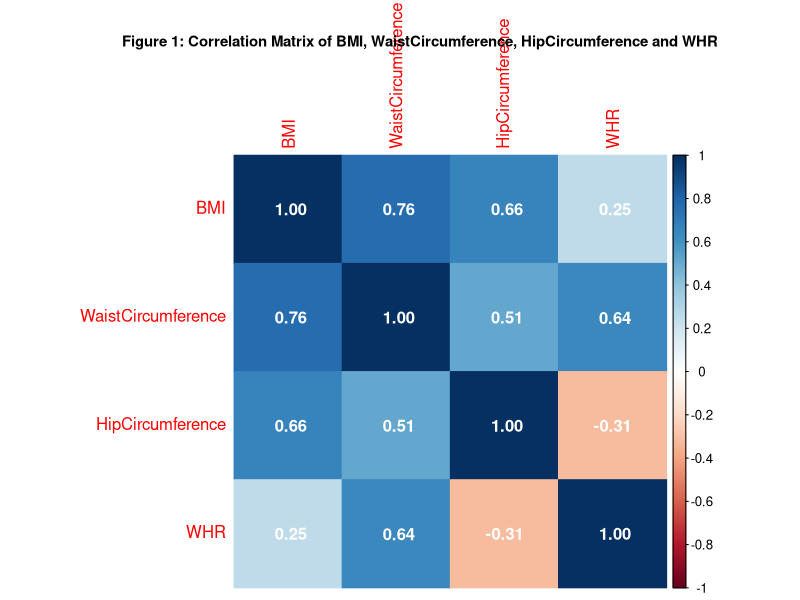
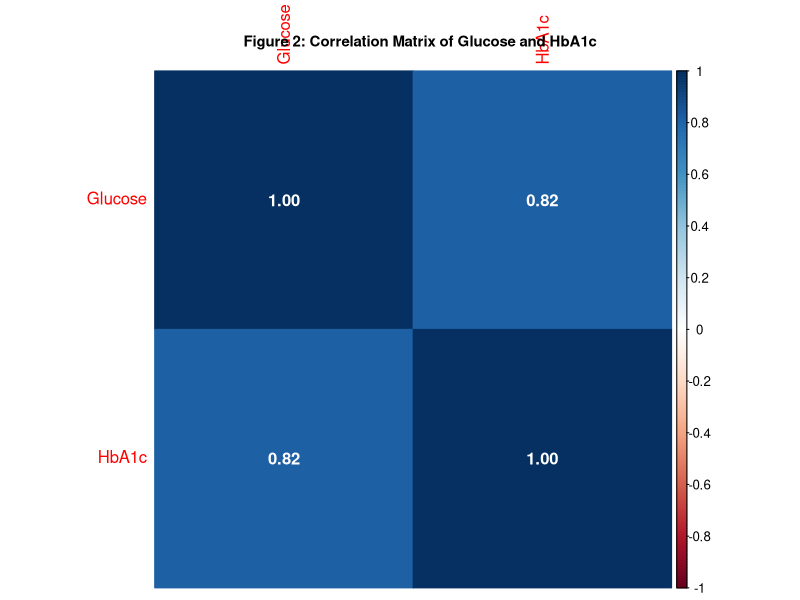
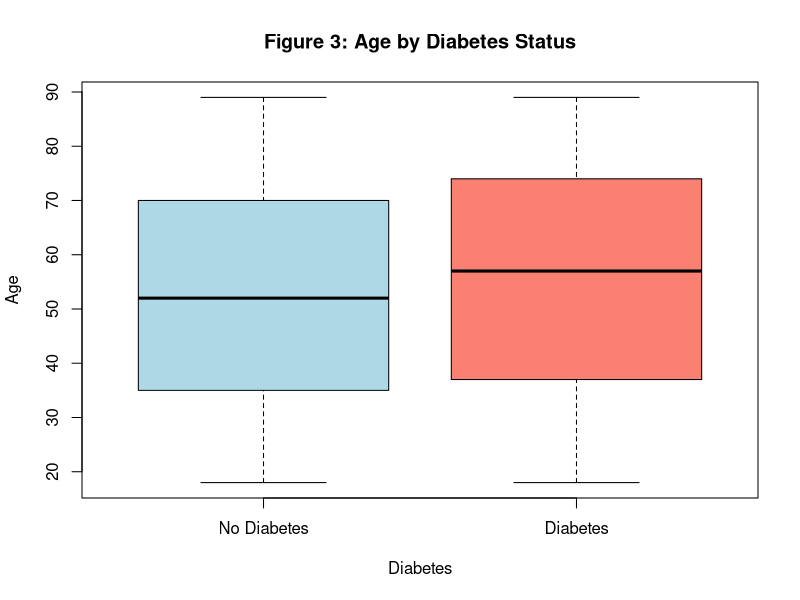
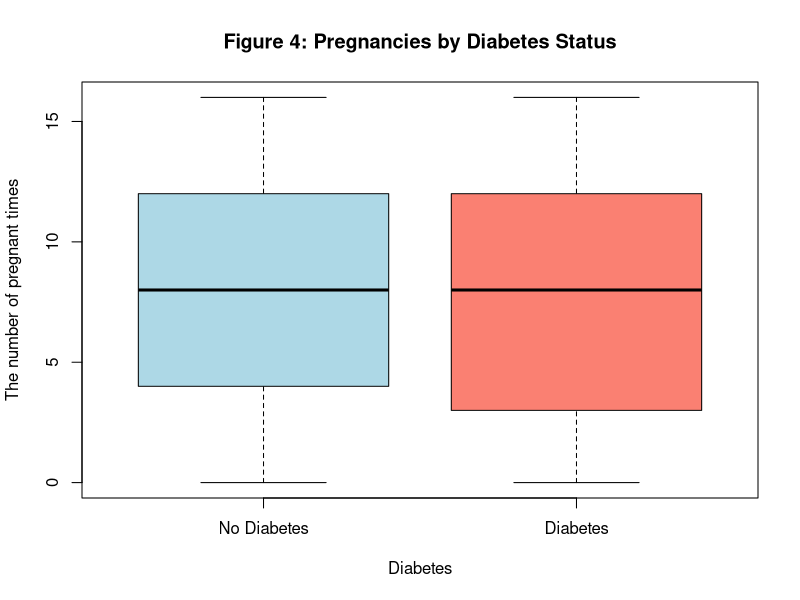
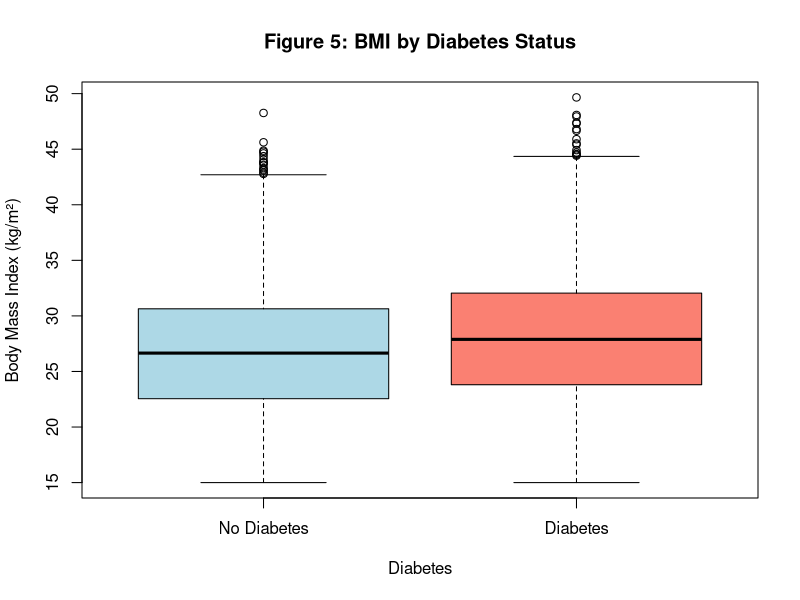
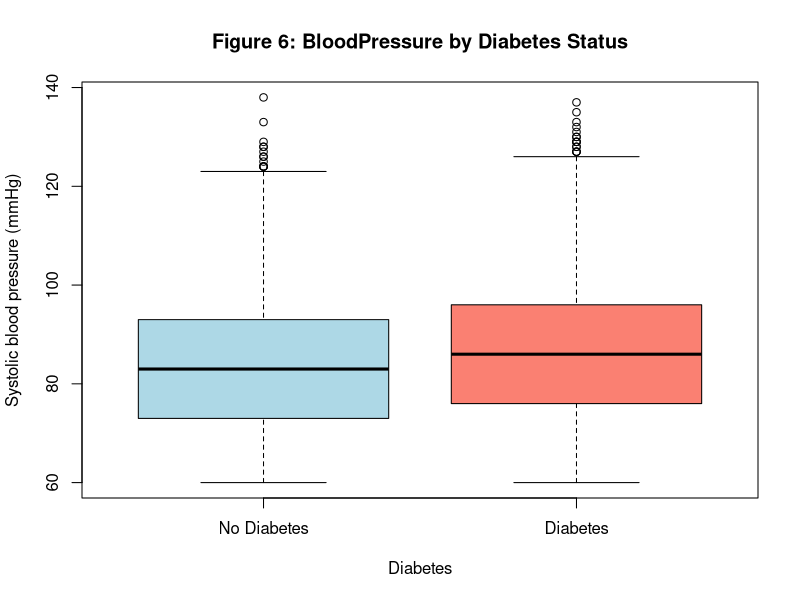
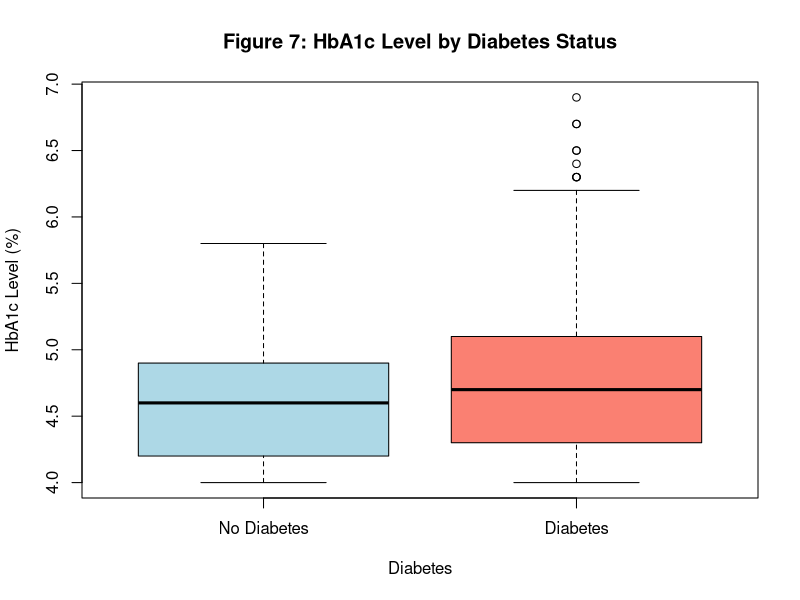
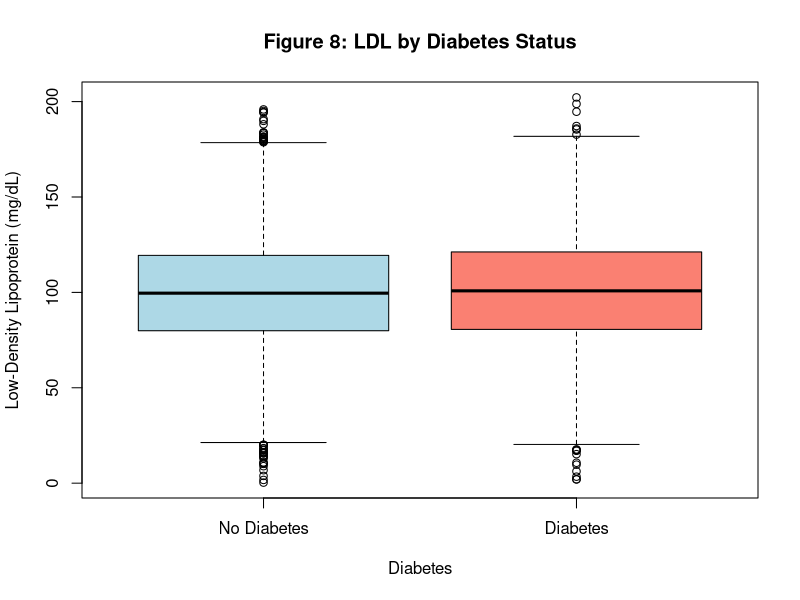

These charts were generated, in order, by the following R code:
## ---- chunk 1
library(corrplot)
library(dplyr)
library(car)
## ---- chunk 2
# load the data and select variabls in research question
diabetes <- read.csv('diabetes_dataset.csv')
## ---- chunk 3
# check if there are missing values and summarize dataset
colSums(is.na(diabetes))
summary(diabetes)
## ---- chunk 4
# In reality, LDL and HDL must larger than 0.
# mutate categorical variables to factor
diabetes_clean <- diabetes %>%
  filter(LDL>0, HDL>0) %>%
  mutate(Outcome = factor(Outcome, levels=c(0,1), labels=c("No Diabetes","Diabetes")),
         FamilyHistory = factor(FamilyHistory, levels=c(0,1), labels=c("No Diabetes History","Has Diabetes History")),
         DietType = factor(DietType, levels=c(0,1,2), labels=c("Unbalanced", "Balanced", "Vegan")),
         Hypertension = factor(Hypertension, levels=c(0,1), labels=c("No Hypertension","Hypertension")),
         MedicationUse = factor(MedicationUse, levels=c(0,1), labels=c("Not Taking Medicine","Taking Medicine")))
summary(diabetes_clean)
## ---- chunk 5
# The correlation of BMI, WaistCircumference, HipCircumference and WHR (All of them are obesity indicators).
# The correlation of Glucose and HbA1c (Both of them are sugar blood indicators).
cor_obesity <- diabetes_clean %>%
  select(BMI, WaistCircumference, HipCircumference, WHR)
cor_sugar <- diabetes_clean %>%
  select(Glucose, HbA1c)

corrplot(cor(cor_obesity), method = "color", addCoef.col = "white")
title("Figure 1: Correlation Matrix of BMI, WaistCircumference, HipCircumference and WHR", cex.main = 0.9)

corrplot(cor(cor_sugar), method = "color", addCoef.col = "white")
title("Figure 2: Correlation Matrix of Glucose and HbA1c", cex.main = 0.9)
## ---- chunk 6
# drop WaistCircumference, HipCircumference and Glucose
diabetes_selected <- diabetes_clean %>%
  select(-WaistCircumference, -HipCircumference, -Glucose)
## ---- chunk 7
# boxplots for response and continuous covariate

# boxplot between Age and Outcome
boxplot(Age ~ Outcome,
        data = diabetes_selected,
        main = "Figure 3: Age by Diabetes Status",
        xlab = "Diabetes",
        ylab = "Age",
        col = c("lightblue", "salmon"))

# boxplot between Pregnancies and Outcome
boxplot(Pregnancies ~ Outcome,
        data = diabetes_selected,
        main = "Figure 4: Pregnancies by Diabetes Status",
        xlab = "Diabetes",
        ylab = "The number of pregnant times",
        col = c("lightblue", "salmon"))

# boxplot between BMI and Outcome
boxplot(BMI ~ Outcome,
        data = diabetes_selected,
        main = "Figure 5: BMI by Diabetes Status",
        xlab = "Diabetes",
        ylab = "Body Mass Index (kg/m²)",
        col = c("lightblue", "salmon"))

# boxplot between BloodPressure and Outcome
boxplot(BloodPressure ~ Outcome,
        data = diabetes_selected,
        main = "Figure 6: BloodPressure by Diabetes Status",
        xlab = "Diabetes",
        ylab = "Systolic blood pressure (mmHg)",
        col = c("lightblue", "salmon"))

# boxplot between HbA1c and Outcome
boxplot(HbA1c ~ Outcome,
        data = diabetes_selected,
        main = "Figure 7: HbA1c Level by Diabetes Status",
        xlab = "Diabetes",
        ylab = "HbA1c Level (%)",
        col = c("lightblue", "salmon"))

# boxplot between LDL and Outcome
boxplot(LDL ~ Outcome,
        data = diabetes_selected,
        main = "Figure 8: LDL by Diabetes Status",
        xlab = "Diabetes",
        ylab = "Low-Density Lipoprotein (mg/dL)",
        col = c("lightblue", "salmon"))

# boxplot between HDL and Outcome
boxplot(HDL ~ Outcome,
        data = diabetes_selected,
        main = "Figure 9: HDL by Diabetes Status",
        xlab = "Diabetes",
        ylab = "High-Density Lipoprotein (mg/dL)",
        col = c("lightblue", "salmon"))

# boxplot between Triglycerides and Outcome
boxplot(Triglycerides ~ Outcome,
        data = diabetes_selected,
        main = "Figure 10: Triglycerides by Diabetes Status",
        xlab = "Diabetes",
        ylab = "Fat levels in the blood (mg/dL)",
        col = c("lightblue", "salmon"))

# boxplot between WHR and Outcome
boxplot(WHR ~ Outcome,
        data = diabetes_selected,
        main = "Figure 11: WHR by Diabetes Status",
        xlab = "Diabetes",
        ylab = "Waist circumference divided by hip circumference",
        col = c("lightblue", "salmon"))
## ---- chunk 8
# Log transformation to BMI, BloodPressure, Hb1Ac (reduce outlier)
diabetes_scaled <- diabetes_selected %>%
  mutate(BMI = log(BMI), BloodPressure = log(BloodPressure), HbA1c = log(HbA1c))

# boxplot between log(BMI) and Outcome
boxplot(BMI ~ Outcome,
        data = diabetes_scaled,
        main = "Figure 12: log(BMI) by Diabetes Status",
        xlab = "Diabetes",
        ylab = "Log Transformation of Body Mass Index (kg/m²)",
        col = c("lightblue", "salmon"))

# boxplot between log(BloodPressure) and Outcome
boxplot(BloodPressure ~ Outcome,
        data = diabetes_scaled,
        main = "Figure 13: log(BloodPressure) by Diabetes Status",
        xlab = "Diabetes",
        ylab = "Log Transformation of Systolic blood pressure (mmHg)",
        col = c("lightblue", "salmon"))

# boxplot between log(HbA1c) and Outcome
boxplot(HbA1c ~ Outcome,
        data = diabetes_scaled,
        main = "Figure 14: log(HbA1c Level) by Diabetes Status",
        xlab = "Diabetes",
        ylab = "Log Transformation of HbA1c Level (%)",
        col = c("lightblue", "salmon"))
## ---- chunk 9
# contingency tables for response and categorical covariate

# contingency table for Outcome and FamilyHistory
table(diabetes_scaled$Outcome, diabetes_scaled$FamilyHistory)
print("Tabel 1: Contingency Table of Outcome and FamilyHistory")

# contingency table for Outcome and DietType
table(diabetes_scaled$Outcome, diabetes_scaled$DietType)
print("Tabel 2: Contingency Table of Outcome and DietType")

# contingency table for Outcome and Hypertension
table(diabetes_scaled$Outcome, diabetes_scaled$Hypertension)
print("Tabel 3: Contingency Table of Outcome and Hypertension")

# contingency table for Outcome and MedicationUse
table(diabetes_scaled$Outcome, diabetes_scaled$MedicationUse)
print("Tabel 4: Contingency Table of Outcome and MedicationUse")
## ---- chunk 10
# Drop Pregnancies, LDL, HDL, Triglycerides, WHR (nearly no difference), Hypertension (imbalance) and MedicationUse.
diabetes_selected_eda <- diabetes_scaled %>%
  select(-Pregnancies, -LDL, -HDL, -Triglycerides, -WHR, -Hypertension, -MedicationUse)
summary(diabetes_selected_eda)
## ---- chunk 11
#| warning: false
# fit full model and check VIF 
full_model <- glm(Outcome ~ ., data = diabetes_selected_eda, family = binomial)
vif(full_model)
print("Table 5: VIF for Full Logistic Model")
## ---- chunk 12
# use Cook's distance to find if there is influential point for full model
cooks_rule_of_thumb <- cooks.distance(full_model)
plot(cooks_rule_of_thumb, xlab="Individual i", ylab="Cook's Distance")
abline(h=1, lty=2, col="red")
title("Figure 15: Cook's Distance for rule-of-thumb (>1)")
## ---- chunk 13
#| warning: false
# apply backward method (based on AIc)
summary(step(full_model))
## ---- chunk 14
#| warning: false
# model selected by backward method
backward_selected_model <- glm(formula = Outcome ~ Age + BMI + HbA1c + FamilyHistory, data = diabetes_selected_eda, family = binomial)
summary(backward_selected_model)
## ---- chunk 15
# use Cook's distance to find if there is influential point for selected model
cooks_selected_model <- cooks.distance(backward_selected_model)
plot(cooks_selected_model, xlab="Individual i", ylab="Cook's Distance")
abline(h=1, lty=2, col="red")
title("Figure 16: Cook's Distance for Backward Selected Model")
